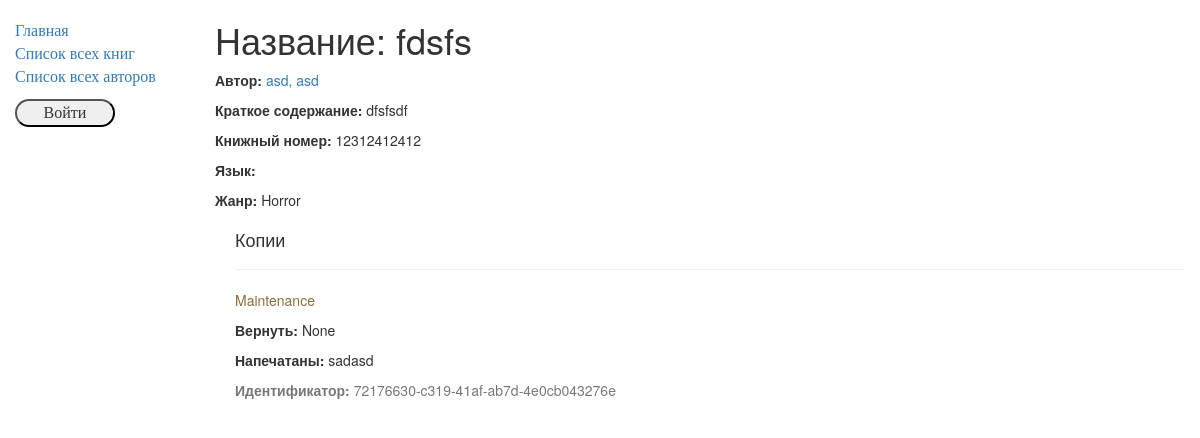
The app's page /catalog/book/4 with its own data.
### catalog/models.py (models this page shows, shortened)
class Book(models.Model):
    title = models.CharField(max_length=200)
    author = models.ForeignKey('Author', on_delete=models.SET_NULL, null=True)
    summary = models.TextField(max_length=1000, help_text="Enter a brief description of the book")
    isbn = models.CharField('ISBN', max_length=13, help_text='13 Character <a href="https://www.isbn-international.org/content/what-isbn">ISBN number</a>')
    genre = models.ManyToManyField(Genre, help_text="Select a genre for this book")
    def display_genre(self):
        return ','.join([ genre.name for genre in self.genre.all()[:3]])
    display_genre.short_description = 'Genre'

class Author(models.Model):
    first_name = models.CharField(max_length=100)
    last_name = models.CharField(max_length=100)
    date_of_birth = models.DateField(null=True, blank=True)
    date_of_death = models.DateField('Died', null=True, blank=True)
    def __str__(self):
        return '%s, %s' % (self.last_name, self.first_name)

class Genre(models.Model):
    name = models.CharField(max_length=200, help_text="Enter a book genre (e.g. Science Fiction,"
                                                      "French Poerty etc.)")
    def __str__(self):
        return self.name

class BookInstance(models.Model):
    id = models.UUIDField(primary_key=True, default=uuid.uuid4,
                          help_text="Unique ID for this particular book across the whole library")
    book = models.ForeignKey('Book', on_delete=models.SET_NULL, null=True)
    imprint = models.CharField(max_length=200)
    due_back = models.DateField(null=True, blank=True)
    LOAN_STATUS = (
        ('m', 'Maintenance'),
        ('o', 'On loan'),
        ('a', 'Available'),
        ('r', 'Reserved')
    )
    borrower = models.ForeignKey(User,on_delete=models.SET_NULL, null=True, blank=True)
    status = models.CharField(max_length=1, choices=LOAN_STATUS, blank=True, default='m',
                              help_text="Book availability")
    class Meta:
        ordering = ['due_back']
        permissions = (("can_mark_returned", "Set book as returned"),)

### catalog/views.py (the view, shortened to what this page needs)
# urls.py: re_path(r'^book/(?P<pk>\d+)$', views.BookDetailView.as_view(), name='book-detail'),
class BookDetailView(generic.DetailView):
    model = Book

### catalog/templates/catalog/book_detail.html
{% extends "base_generic.html" %}
{% block content %}
  <h1>Название: {{ book.title }}</h1>
  <p>
  <strong>Автор:</strong>
  <a href="{% url 'author-detail' book.author.pk %}">{{ book.author }}</a>
</p>
  <p><strong>Краткое содержание:</strong> {{ book.summary }}</p>
  <p><strong>Книжный номер:</strong> {{ book.isbn }}</p>
  <p><strong>Язык:</strong> {{ book.language }}</p>
  <p><strong>Жанр:</strong> {% for genre in book.genre.all %} {{ genre }}{% if not forloop.last %}, {% endif %}{% endfor %}</p>
  <div style="margin-left:20px;margin-top:20px">
    <h4>Копии</h4>
    {% for copy in book.bookinstance_set.all %}
    <hr>
    <p class="{% if copy.status == 'a' %}text-success{% elif copy.status == 'd' %}text-danger{% else %}text-warning{% endif %}">{{ copy.get_status_display }}</p>
    {% if copy.status != 'a' %}<p><strong>Вернуть:</strong> {{copy.due_back}}</p>{% endif %}
    <p><strong>Напечатаны:</strong> {{copy.imprint}}</p>
    <p class="text-muted"><strong>Идентификатор:</strong> {{copy.id}}</p>
    {% endfor %}
  </div>
{% endblock %}

### records on screen
Book: title "fdsfs", author "asd, asd", summary "dfsfsdf", isbn "12312412412"
Genre: name "Horror"
BookInstance: status "Maintenance", due_back "None", imprint "sadasd", id "72176630-c319-41af-ab7d-4e0cb043276e"
